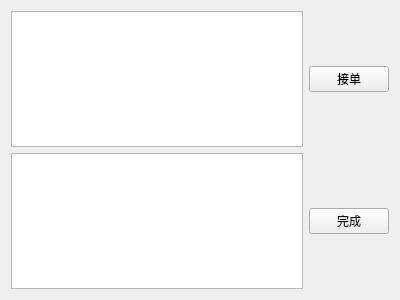
<?xml version="1.0" encoding="UTF-8"?>
<ui version="4.0">
 <class>CourierManageOrderWidget</class>
 <widget class="QWidget" name="CourierManageOrderWidget">
  <property name="geometry">
   <rect>
    <x>0</x>
    <y>0</y>
    <width>400</width>
    <height>300</height>
   </rect>
  </property>
  <property name="windowTitle">
   <string>订单管理</string>
  </property>
  <layout class="QVBoxLayout" name="verticalLayout">
   <item>
    <layout class="QHBoxLayout" name="horizontalLayout">
     <item>
      <widget class="QTableView" name="tableViewOrderPairing">
       <property name="editTriggers">
        <set>QAbstractItemView::NoEditTriggers</set>
       </property>
       <property name="selectionMode">
        <enum>QAbstractItemView::SingleSelection</enum>
       </property>
       <property name="selectionBehavior">
        <enum>QAbstractItemView::SelectRows</enum>
       </property>
      </widget>
     </item>
     <item>
      <widget class="QPushButton" name="pushButtonTake">
       <property name="text">
        <string>接单</string>
       </property>
      </widget>
     </item>
    </layout>
   </item>
   <item>
    <layout class="QHBoxLayout" name="horizontalLayout_2">
     <item>
      <widget class="QTableView" name="tableViewOrderSending">
       <property name="editTriggers">
        <set>QAbstractItemView::NoEditTriggers</set>
       </property>
       <property name="selectionMode">
        <enum>QAbstractItemView::SingleSelection</enum>
       </property>
       <property name="selectionBehavior">
        <enum>QAbstractItemView::SelectRows</enum>
       </property>
      </widget>
     </item>
     <item>
      <widget class="QPushButton" name="pushButtonFinish">
       <property name="text">
        <string>完成</string>
       </property>
      </widget>
     </item>
    </layout>
   </item>
  </layout>
 </widget>
 <resources/>
 <connections/>
</ui>
